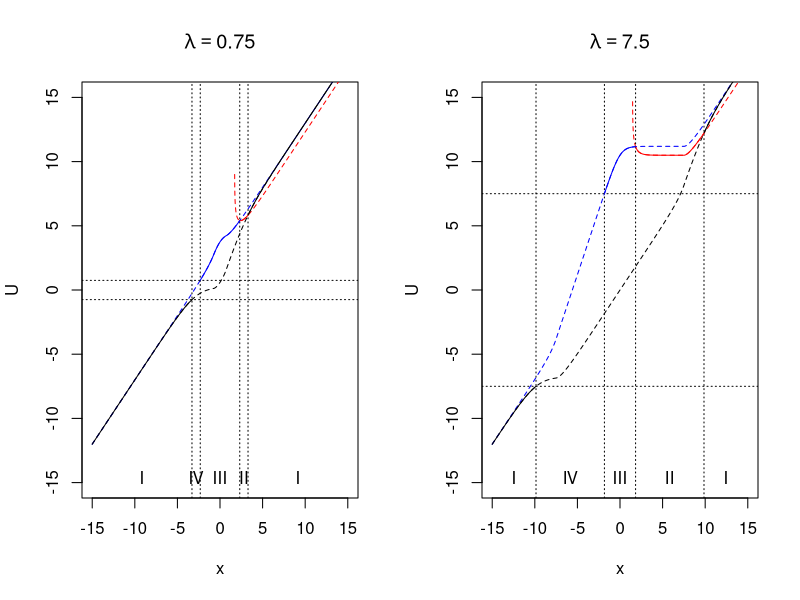
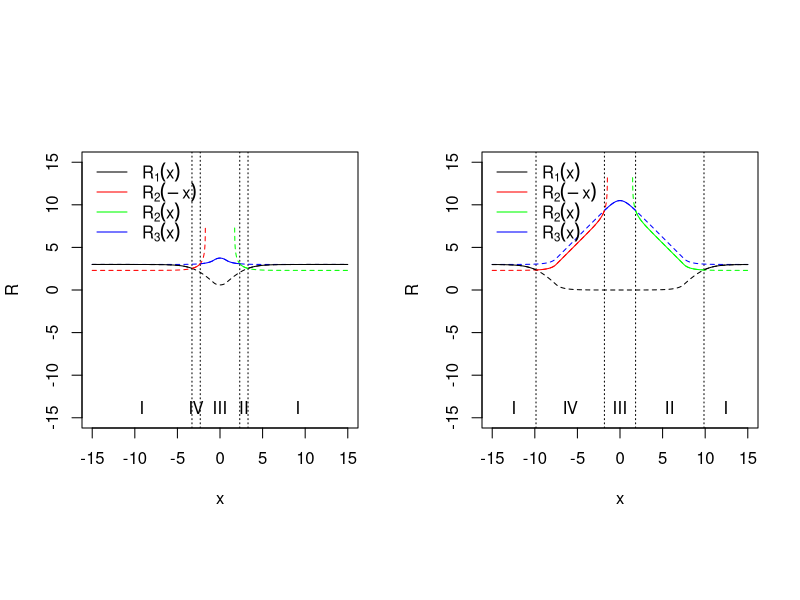
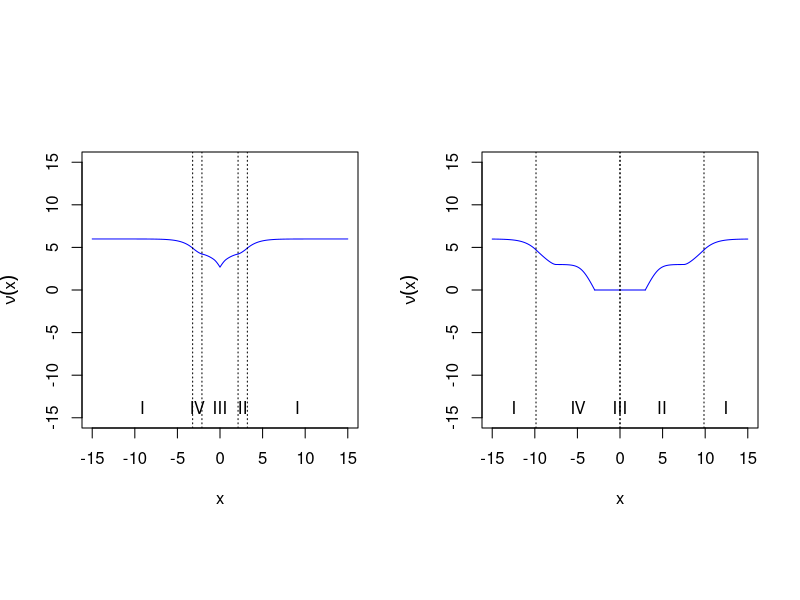

Write the R code that produced these figures, in order.
#--------------------------------------------------------------------------------------------------------------------#
# On frequentist coverage of Bayesian credible sets for estimation of the mean under constraints
# Duisters & Schmidt-Hieber
# Math Institute, Leiden University
# June 2019
#--------------------------------------------------------------------------------------------------------------------#
#--------------------------------------------------------------------------------------------------------------------#
# source functions
library(rmutil) #dlaplace

#--------------------------------------------------------------------------------------------------------------------#
# Plots
#--------------------------------------------------------------------------------------------------------------------#
# Fig 3: Visualize R functions
dist <- "Lap"

# localize g and G functions
if(dist=="Lap"){
  g <- function(x,theta0=0){dlaplace(x,m=theta0,s=1)}
  G <- function(x,theta0=0){plaplace(x,m=theta0,s=1)}  
  Ginv <- function(p){qlaplace(p)}
}
if(dist=="Normal"){
  g <- function(x,theta0=0){dnorm(x,theta0,1)}
  G <- function(x,theta0=0){pnorm(x,theta0,1)}
  Ginv <- function(p){qnorm(p)}  # make precise by always considering small p as opposed to large  
}
if(dist=="t3"){
  g <- function(x,theta0=0){dt(x,3)}
  G <- function(x,theta0=0){pt(x,3)}  
  Ginv <- function(p){qt(p,3)}
}
if(dist=="t5"){
  g <- function(x,theta0=0){dt(x,5)}
  G <- function(x,theta0=0){pt(x,5)}  
  Ginv <- function(p){qt(p,5)}
}
if(dist=="Cauchy"){
  g <- function(x,theta0=0){dcauchy(x,theta0,1)}
  G <- function(x,theta0=0){pcauchy(x,theta0,1)}  
  Ginv <- function(p){qcauchy(p)}
}

# R functions
R1f <- function(x,alpha,w,lambda){Ginv(pmax(0,pmin(1,1 - alpha/2 - (1-w)/(2*w)*alpha*g(x)-((1-alpha)/2)*(G(lambda-x)-G(-lambda-x)))))}
R2f <- function(x,alpha,w,lambda){Ginv(pmax(0,pmin(1,1 - alpha - (1-w)/w*alpha*g(x)+alpha*(G(lambda-x)-G(-lambda-x)) + G(-lambda-x))))}
R3f <- function(x,alpha,w,lambda){Ginv(pmax(0,pmin(1,1 - alpha/2 - (1-w)/(2*w)*alpha*g(x)+(alpha/2)*(G(lambda-x)-G(-lambda-x)))))}

alpha <- 0.05
lambdas <- c(0.75,7.5)
w <- 1
#w<-0.2

pdf("Figures/figR.pdf",width=9)

xgrid <- seq(-15,15,0.01)
par(mfrow=c(1,length(lambdas)),pty="s")
for(lambda in lambdas){
  
  # get R
  R1 <- R1f(xgrid,alpha,w,lambda)
  R2 <- R2f(xgrid,alpha,w,lambda)
  R3 <- R3f(xgrid,alpha,w,lambda)
  
  plot(xgrid,xgrid,type="n",xlab="x",ylab="R",ylim=c(-15,15),asp=1) #main=bquote(lambda==.(lambda))
  
  x1 <- xgrid[xgrid > lambda + R1]
  x2 <- xgrid[(xgrid > 0) & (-lambda + R3 < xgrid) & (xgrid <= lambda + R1)  ]
  x3 <- xgrid[abs(xgrid) <= -lambda + R3]
  x4 <- (-x2)
  x5 <- xgrid[-xgrid > lambda + R1]
  
  abline(v=c(max(x5),min(x3),max(x3),min(x1)),lty=3)
  mtext(c("I","IV","III","II","I"),side=1,adj=0.5,line=-1.5,at=c((min(xgrid)+max(x5))/2,(max(x5)+min(x3))/2,(min(x3)+max(x3))/2,(max(x3)+min(x1))/2,(min(x1)+max(xgrid))/2))
  
  lines(xgrid,R1,lty=2)
  lines(xgrid,R2,col="green",lty=2)
  lines(xgrid,R2f(-xgrid,alpha,w,lambda),col="red",lty=2)
  lines(xgrid,R3,col="blue",lty=2)
  
  # exclude |x| <= t_alpha
  ta <-xgrid[((w/(1-w))*(G(xgrid - lambda) + G(-xgrid - lambda))/g(xgrid)) <= (alpha/(1-alpha))]
  if(length(ta)>0){
    polygon(x=c(-ta,ta,ta,-ta,-ta),y=c(-100,-100,100,100,-100),col="grey")
  }
  
  
  lines(x1,R1f(x1,alpha,w,lambda),lty=1)
  lines(x2,R2f(x2,alpha,w,lambda),col="green",lty=1)
  lines(x3,R3f(x3,alpha,w,lambda),col="blue",lty=1)
  lines(x4,R2f(-x4,alpha,w,lambda),col="red",lty=1)
  lines(x5,R1f(x5,alpha,w,lambda),lty=1)
  
  legend("topleft",c(expression(R[1](x)),expression(R[2](-x)),expression(R[2](x)),expression(R[3](x))),
         lty=c(1,1,1,1),col=c(1,"red","green","blue"),bty="n",seg.len=2)
}

dev.off()

# check, should give the same as FigLU :
# plot U
par(mfrow=c(1,length(lambdas)))
for(lambda in lambdas){
  plot(xgrid,xgrid,type="n",xlab="x",ylab="U",ylim=c(-15,15),main=bquote(lambda==.(lambda)))
  
  lines(xgrid,xgrid+R1f(xgrid,alpha,w,lambda),lty=2)
  lines(xgrid,xgrid+R2f(xgrid,alpha,w,lambda),col="red",lty=2)
  lines(xgrid,xgrid+R3f(xgrid,alpha,w,lambda),col="blue",lty=2)

  x1 <- x2 <- x3 <- x5 <-  numeric(0)
  x1 <- xgrid[xgrid > lambda + R1f(xgrid,alpha,w,lambda)]
  x5 <- xgrid[-xgrid > lambda + R1f(xgrid,alpha,w,lambda)]
  x2 <- xgrid[(xgrid > 0) & (-lambda + R3f(xgrid,alpha,w,lambda) < xgrid) & (xgrid <= lambda + R1f(xgrid,alpha,w,lambda))]
  x3 <- xgrid[abs(xgrid) <= -lambda + R3f(xgrid,alpha,w,lambda)]
  
  abline(h=c(-lambda,lambda),lty=3)
  abline(v=c(max(x5),min(x3),max(x3),min(x1)),lty=3)
  mtext(c("I","IV","III","II","I"),side=1,adj=0.5,line=-1.5,at=c((min(xgrid)+max(x5))/2,(max(x5)+min(x3))/2,(min(x3)+max(x3))/2,(max(x3)+min(x1))/2,(min(x1)+max(xgrid))/2))
  
  
  if(length(x1)>0){lines(x1,x1+R1f(x1,alpha,w,lambda),lty=1)}
  if(length(x5)>0){lines(x5,x5+R1f(x5,alpha,w,lambda),lty=1)}
  if(length(x2)>0){lines(x2,x2+R2f(x2,alpha,w,lambda),col="red",lty=1)}
  if(length(x3)>0){lines(x3,x3+R3f(x3,alpha,w,lambda),col="blue",lty=1)}
  
}

# ---------------------------------------------------------------------------------------- #
# Lebesgue measure HPD credible set

# t_alpha (when HPD is not only zero)
feas <- function(x){((w/(1-w))*(G(x - lambda) + G(-lambda - x))/g(x)) > alpha/(1-alpha)}


alpha <- 0.05
lambdas <- c(0.75,7.5)
w <- 1
w<-0.2

#pdf("Figures/figsize.pdf",width=9)
pdf("Figures/figsizeSI.pdf",width=9) #w=0.2

xgrid <- seq(-15,15,0.01)
par(mfrow=c(1,length(lambdas)),pty="s")
for(lambda in lambdas){
  plot(xgrid,xgrid,type="n",xlab="x",ylab=expression(nu(x)),ylim=c(-15,15),asp=1) #expression(paste("Lebesgue measure of ",HPD[alpha]))
  
  x1 <- xgrid[(xgrid > lambda + R1f(xgrid,alpha,w,lambda))]
  x2 <- xgrid[(xgrid > 0) & (-lambda + R3f(xgrid,alpha,w,lambda) < xgrid) & (xgrid <= lambda + R1f(xgrid,alpha,w,lambda))  ]
  x3 <- xgrid[(abs(xgrid) <= -lambda + R3f(xgrid,alpha,w,lambda))]
  x4 <- (-x2)
  x5 <- xgrid[(-xgrid > lambda + R1f(xgrid,alpha,w,lambda))]
  
  lines(x1[feas(x1)],2*R1f(x1[feas(x1)],alpha,w,lambda),col="blue") # black
  lines(x2[feas(x2)],x2[feas(x2)]+R2f(x2[feas(x2)],alpha,w,lambda)-lambda,col="blue") #green
  lines(x3[feas(x3)],2*R3f(x3[feas(x3)],alpha,w,lambda)-2*lambda,col="blue") # blue
  lines(x4[feas(x4)],-x4[feas(x4)]+R2f(-x4[feas(x4)],alpha,w,lambda)-lambda,col="blue") # red
  lines(x5[feas(x5)],2*R1f(x5[feas(x5)],alpha,w,lambda),col="blue") # black
 
  lapply(list(x1,x2,x3,x4,x5),function(x)lines(x[feas(x)==F],rep(0,sum(feas(x)==F)),col="blue")) # draw zero size for HPD(x)={0}.
   
  abline(v=c(max(x5),max(x4),min(x2),min(x1)),lty=3)
  #mtext(c("I","IV","III","II","I"),side=1,adj=0.5,line=-1.5,at=c((min(xgrid)+max(x5))/2,(max(x5)+min(x3))/2,(min(x3)+max(x3))/2,(max(x3)+min(x1))/2,(min(x1)+max(xgrid))/2))
  mtext(c("I","IV","III","II","I"),side=1,adj=0.5,line=-1.5,at=c((min(xgrid)+max(x5))/2,(max(x5)+max(x4))/2,(max(x4)+min(x2))/2,(min(x2)+min(x1))/2,(min(x1)+max(xgrid))/2))
  
}

dev.off()
